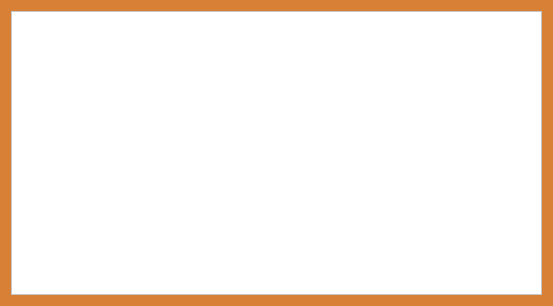
<?xml version="1.0" encoding="UTF-8"?>
<ui version="4.0">
 <class>TelaDeAjuda</class>
 <widget class="QDialog" name="TelaDeAjuda">
  <property name="geometry">
   <rect>
    <x>0</x>
    <y>0</y>
    <width>553</width>
    <height>306</height>
   </rect>
  </property>
  <property name="windowTitle">
   <string>Dialog</string>
  </property>
  <property name="styleSheet">
   <string notr="true">#TelaDeAjuda{
background: #D88136;
}</string>
  </property>
  <layout class="QVBoxLayout" name="verticalLayout">
   <item>
    <widget class="QTextBrowser" name="textBrowser">
     <property name="styleSheet">
      <string notr="true">background: #FFF;</string>
     </property>
    </widget>
   </item>
  </layout>
 </widget>
 <resources/>
 <connections/>
</ui>
